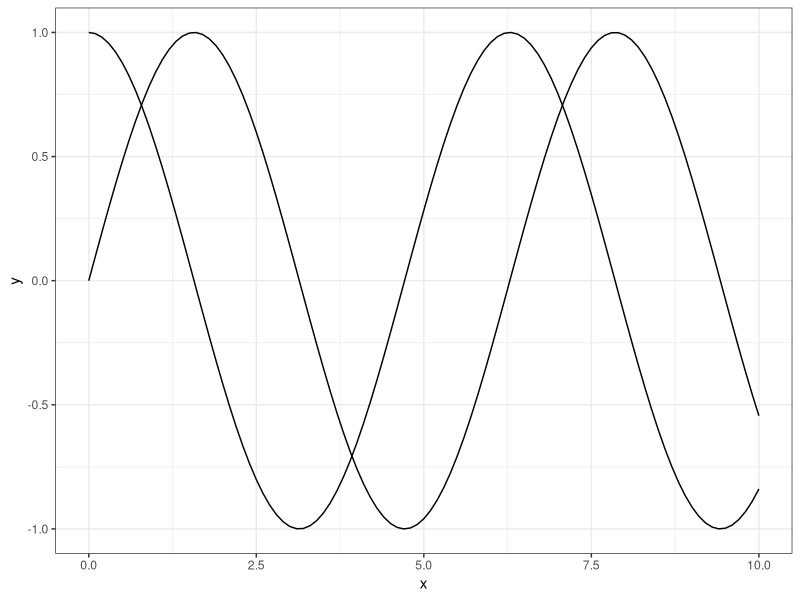

R code for this plot:
## ---- chunk 1
print(head(mtcars))
library(ggplot2)
ggplot(data.frame(x=c(0, 10)), aes(x)) +
    stat_function(fun=cos) + stat_function(fun=sin) + theme_bw()
